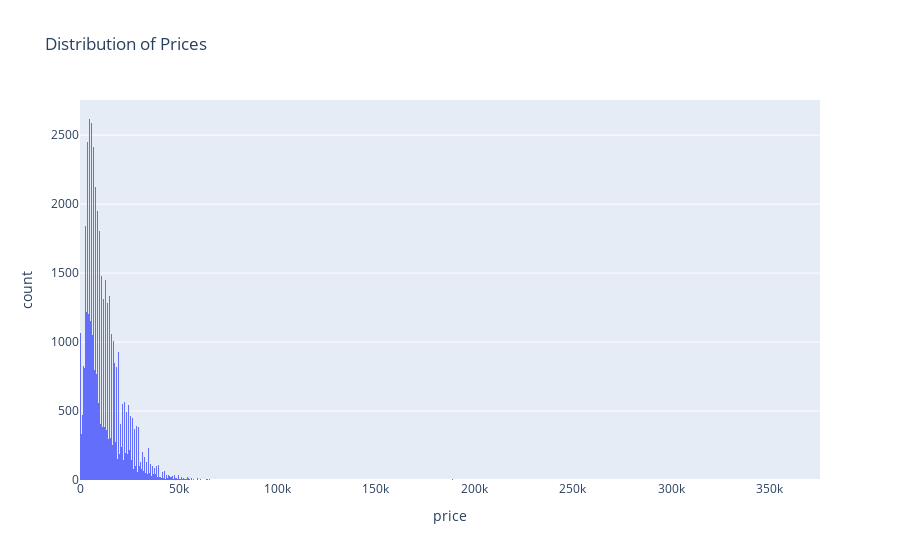

Notebook source saved alongside this figure:
### Code cell
fig = px.histogram(df, x='price', title='Distribution of Prices')
fig.show()

### Figure 1 — Plotly figure (JSON) as saved in the notebook; plotly's stock layout.template omitted (floating-point values rounded to 4 significant figures; data arrays with more than 128 entries replaced by an {"elided": "..."} marker saying what was removed)
{"data": [{"alignmentgroup": "True", "bingroup": "x", "hovertemplate": "price=%{x}<br>count=%{y}<extra></extra>", "legendgroup": "", "marker": {"color": "#636efa", "pattern": {"shape": ""}}, "name": "", "offsetgroup": "", "orientation": "v", "showlegend": false, "type": "histogram", "x": {"elided": "51525 int values"}, "xaxis": "x", "yaxis": "y"}], "layout": {"barmode": "relative", "legend": {"tracegroupgap": 0}, "title": {"text": "Distribution of Prices"}, "xaxis": {"anchor": "y", "domain": [0, 1], "title": {"text": "price"}}, "yaxis": {"anchor": "x", "domain": [0, 1], "title": {"text": "count"}}}}
